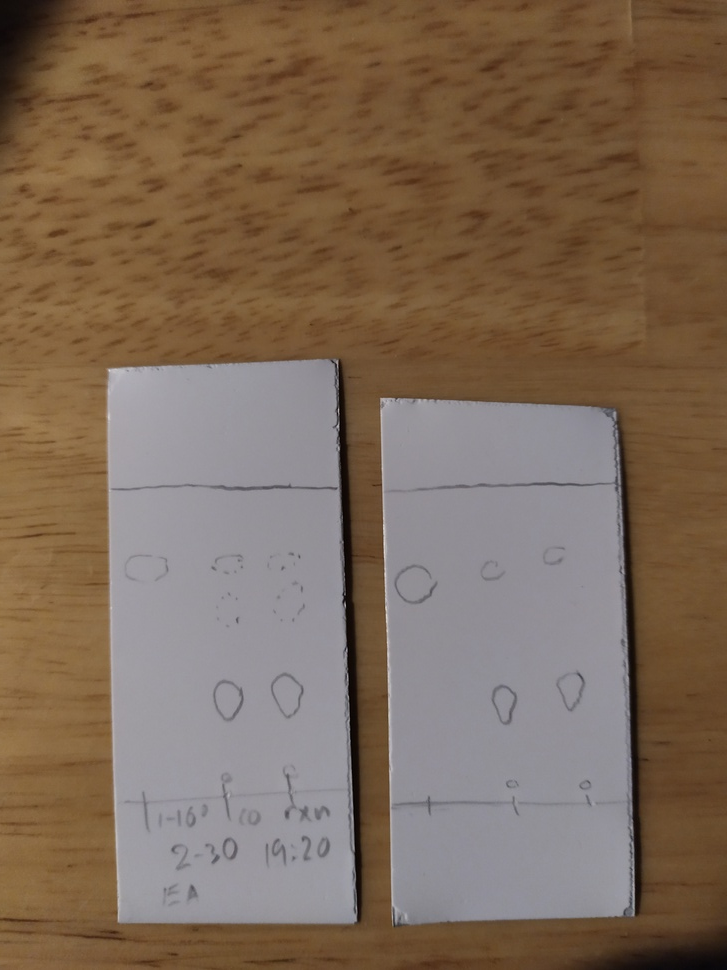
#> input picture dataset_original/IMG_20220729_193709.jpg, 727 x 970 px, shrunk from 3000 x 4000 before the run; its folder holds only this picture in this run
$ python -i calibration.py   (imports and definitions only)
#> lines starting #> are read from the running program, lines starting #| are printed output that depends on the picture
### utils.py
"""
This module includes often used functions
"""

import cv2 as cv
import numpy as np
from scipy import optimize
import findLine as fl


# [5 lines left out: function imread, not called in this run]


def denoise(src, blur=3):
    """image processing, denoise on gray image"""
    blur = cv.medianBlur(src, blur)  # median blurring
    clahe = cv.createCLAHE(clipLimit=2.0, tileGridSize=(8, 8))  # hist-equalisation
    cl = clahe.apply(blur)
    kernel = np.ones((7, 7), np.uint8)
    opening = cv.morphologyEx(cl, op=cv.MORPH_OPEN, kernel=kernel)  # opening
    return opening


# [65 lines left out: functions binarize, mask, centre_cnt, fit_circle, not called in this run]

### calibration.py
"""
This module is for perspective correction for the uploaded image
"""

import cv2 as cv
import numpy as np
import utils
from scipy.spatial import distance as dist


def corner_st(im, n_grids=8):
    gray = cv.cvtColor(im, cv.COLOR_BGR2GRAY)
    gray = utils.denoise(gray)
    h, w = gray.shape
    mask = np.ones(gray.shape, np.uint8)
    h_lim = [int(h / n_grids), int(h * (n_grids - 1) / n_grids)]
    w_lim = [int(w / n_grids), int(w * (n_grids - 1) / n_grids)]
    mask[h_lim[0]:h_lim[1], w_lim[0]:w_lim[1]] = 0

    corners = cv.goodFeaturesToTrack(image=gray, maxCorners=50, qualityLevel=0.1, minDistance=w / 2, mask=mask)
    corners = np.int0(corners)

    rect = cv.minAreaRect(corners)
    box = cv.boxPoints(rect)
    box = np.int0(box)

    return box


def order_points(pts):
    xSorted = pts[np.argsort(pts[:, 0]), :]
    leftMost = xSorted[:2, :]
    rightMost = xSorted[2:, :]
    leftMost = leftMost[np.argsort(leftMost[:, 1]), :]
    (tl, bl) = leftMost
    D = dist.cdist(tl[np.newaxis], rightMost, "euclidean")[0]
    (br, tr) = rightMost[np.argsort(D)[::-1], :]

    return np.array([tl, tr, br, bl], dtype="float32")


def transform(image, pts):
    rect = order_points(pts)
    (tl, tr, br, bl) = rect

    widthA = np.sqrt(((br[0] - bl[0]) ** 2) + ((br[1] - bl[1]) ** 2))
    widthB = np.sqrt(((tr[0] - tl[0]) ** 2) + ((tr[1] - tl[1]) ** 2))
    maxWidth = max(int(widthA), int(widthB))

    heightA = np.sqrt(((tr[0] - br[0]) ** 2) + ((tr[1] - br[1]) ** 2))
    heightB = np.sqrt(((tl[0] - bl[0]) ** 2) + ((tl[1] - bl[1]) ** 2))
    maxHeight = max(int(heightA), int(heightB))

    dst = np.array([
        [0, 0],
        [maxWidth - 1, 0],
        [maxWidth - 1, maxHeight - 1],
        [0, maxHeight - 1]], dtype="float32")

    M = cv.getPerspectiveTransform(rect, dst)
    calibrated = cv.warpPerspective(image, M, (maxWidth, maxHeight))

    return calibrated


def calibrate(im):
    pts = corner_st(im)
    return transform(im, pts)

>>> import cv2
>>> picture = cv2.imread('dataset_original/IMG_20220729_193709.jpg')
#> picture is the input picture: shape (970, 727, 3); mean B, G, R 88.4, 106, 126.4
>>> result = calibrate(picture)
#> in corner_st, `gray = cv.cvtColor(im, cv.COLOR_BGR2GRAY)`:
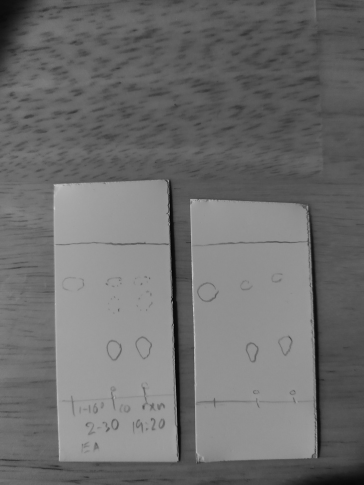
#> gray: shape (970, 727) (shown at 1/2 size); min 1, max 218, mean 110.1
#> in denoise, `cl = clahe.apply(blur)`:
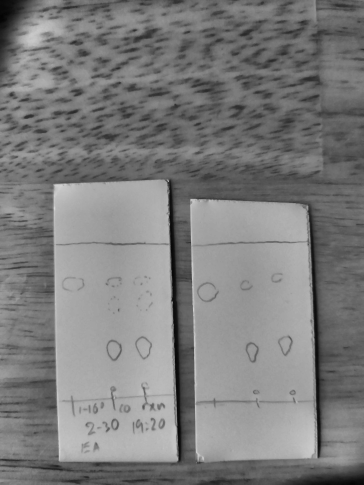
#> cl: shape (970, 727) (shown at 1/2 size); min 3, max 216, mean 125
#> in corner_st, `corners = cv.goodFeaturesToTrack(image=gray, maxCorners=50, qualityLev..`: corners = [[636, 915], [35, 313], [191, 885], [379, 63], [712, 449]]
#> in corner_st, `rect = cv.minAreaRect(corners)`: rect = ((410.2, 515.5), (617.4, 889.6), -15.26)
#> in corner_st, `box = cv.boxPoints(rect)`: box = [[229.4, 1025.9], [-4.65, 167.6], [591, 5.19], [825, 863.4]]
#> in corner_st, `box = np.int0(box)`: box = [[229, 1025], [-4, 167], [590, 5], [825, 863]]
#> in order_points, `xSorted = pts[np.argsort(pts[:, 0]), :]`: xSorted = [[-4, 167], [229, 1025], [590, 5], [825, 863]]
#> in order_points, `leftMost = xSorted[:2, :]`: leftMost = [[-4, 167], [229, 1025]]
#> in order_points, `rightMost = xSorted[2:, :]`: rightMost = [[590, 5], [825, 863]]
#> in order_points, `(tl, bl) = leftMost`: tl = [-4, 167]; bl = [229, 1025]
#> in order_points, `D = dist.cdist(tl[np.newaxis], rightMost, "euclidean")[0]`: D = [615.7, 1082.4]
#> in order_points, `(br, tr) = rightMost[np.argsort(D)[::-1], :]`: br = [825, 863]; tr = [590, 5]
#> in transform, `rect = order_points(pts)`: rect = [[-4, 167], [590, 5], [825, 863], [229, 1025]]
#> in transform, `(tl, tr, br, bl) = rect`: tl = [-4, 167]; tr = [590, 5]; br = [825, 863]; bl = [229, 1025]
#> in transform, `widthA = np.sqrt(((br[0] - bl[0]) ** 2) + ((br[1] - bl[1]) ** 2))`: widthA = 617.6
#> in transform, `widthB = np.sqrt(((tr[0] - tl[0]) ** 2) + ((tr[1] - tl[1]) ** 2))`: widthB = 615.7
#> in transform, `maxWidth = max(int(widthA), int(widthB))`: maxWidth = 617
#> in transform, `heightA = np.sqrt(((tr[0] - br[0]) ** 2) + ((tr[1] - br[1]) ** 2))`: heightA = 889.6
#> in transform, `heightB = np.sqrt(((tl[0] - bl[0]) ** 2) + ((tl[1] - bl[1]) ** 2))`: heightB = 889.1
#> in transform, `maxHeight = max(int(heightA), int(heightB))`: maxHeight = 889
#> in transform, `dst = np.array([ [0, 0], [maxWidth - 1, 0], [maxWidth - 1, maxHeight -..`: dst = [[0, 0], [616, 0], [616, 888], [0, 888]]
#> in transform, `M = cv.getPerspectiveTransform(rect, dst)`: M = [[0.967, -0.262, 47.7], [0.264, 0.967, -160.5], [1.85e-06, 3.15e-06, 1]]
#> in transform, `calibrated = cv.warpPerspective(image, M, (maxWidth, maxHeight))`:
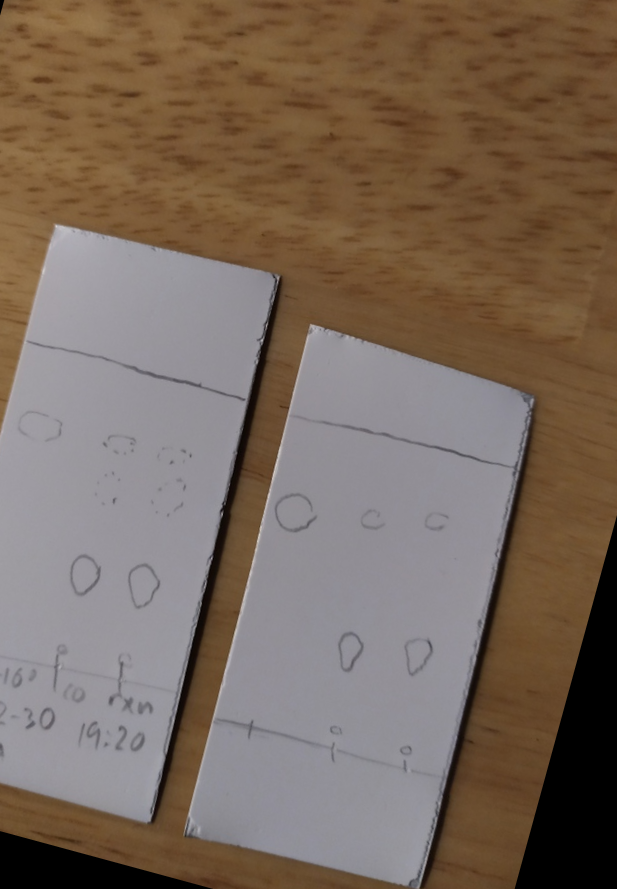
#> calibrated: shape (889, 617, 3); mean B, G, R 92.6, 105.4, 122.1

$ run again, on dataset_original/IMG_20220729_193947.jpg
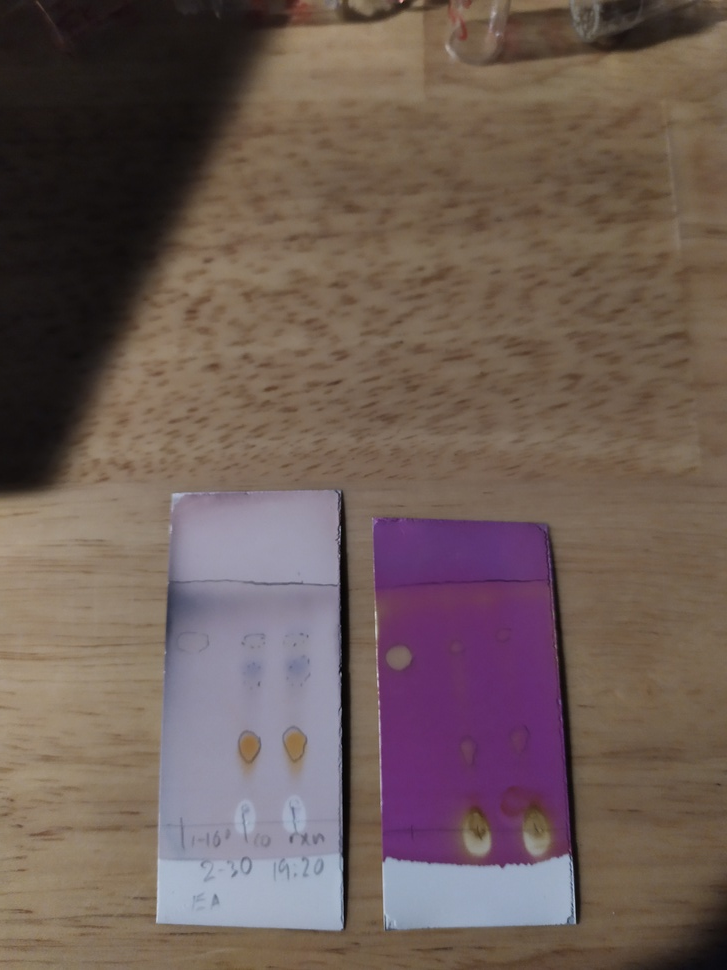
#> input picture dataset_original/IMG_20220729_193947.jpg, 727 x 970 px, shrunk from 3000 x 4000 before the run
#> picture is the input picture: shape (970, 727, 3); mean B, G, R 86.6, 92.6, 110.2
#> in denoise, `cl = clahe.apply(blur)`:
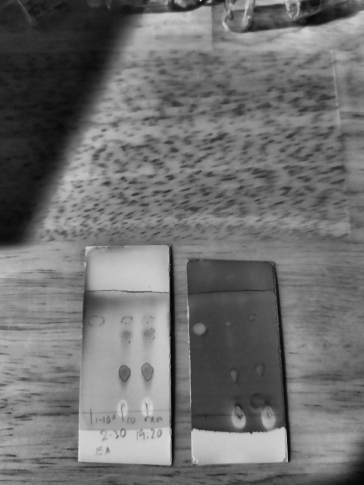
#> cl: shape (970, 727) (shown at 1/2 size); min 4, max 217, mean 111.7
#> corners = [[502, 866], [21, 826], [511, 9]]
#> in corner_st, `rect = cv.minAreaRect(corners)`: rect = ((265.8, 435), (857, 481.4), -89.4)
#> in corner_st, `box = cv.boxPoints(rect)`: box = [[502, 866], [20.63, 860.9], [29.63, 3.94], [511, 9]]
#> in corner_st, `box = np.int0(box)`: box = [[502, 866], [20, 860], [29, 3], [511, 8]]
#> xSorted = [[20, 860], [29, 3], [502, 866], [511, 8]]
#> in order_points, `leftMost = xSorted[:2, :]`: leftMost = [[20, 860], [29, 3]]
#> rightMost = [[502, 866], [511, 8]]
#> in order_points, `leftMost = leftMost[np.argsort(leftMost[:, 1]), :]`: leftMost = [[29, 3], [20, 860]]
#> in order_points, `(tl, bl) = leftMost`: tl = [29, 3]; bl = [20, 860]
#> D = [984.1, 482]
#> in order_points, `(br, tr) = rightMost[np.argsort(D)[::-1], :]`: br = [502, 866]; tr = [511, 8]
#> in transform, `rect = order_points(pts)`: rect = [[29, 3], [511, 8], [502, 866], [20, 860]]
#> in transform, `(tl, tr, br, bl) = rect`: tl = [29, 3]; tr = [511, 8]; br = [502, 866]; bl = [20, 860]
#> widthA = 482
#> heightA = 858
#> heightB = 857
#> maxHeight = 858
#> dst = [[0, 0], [481, 0], [481, 857], [0, 857]]
#> M = [[0.999, 0.0105, -29], [-0.0104, 1, -2.7], [2.42e-06, 5.08e-08, 1]]
#> in transform, `calibrated = cv.warpPerspective(image, M, (maxWidth, maxHeight))`:
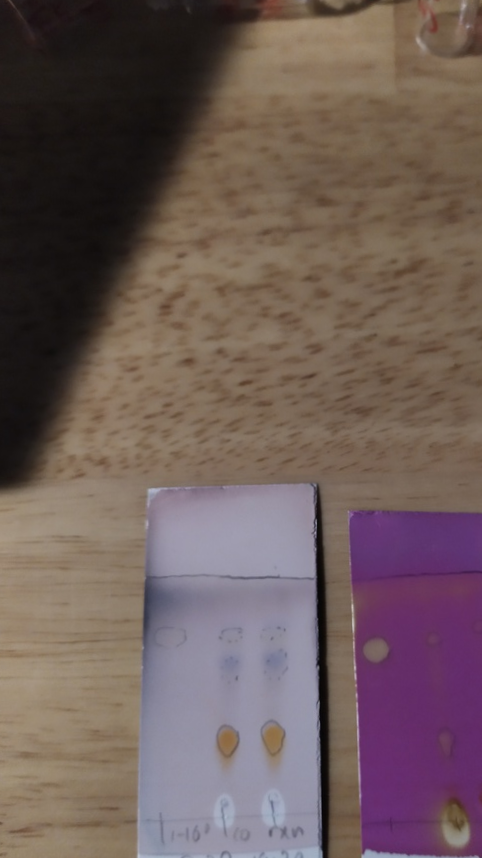
#> calibrated: shape (858, 482, 3); mean B, G, R 89.5, 92.4, 110.2

$ run again, on dataset_original/IMG_20220729_203825.jpg
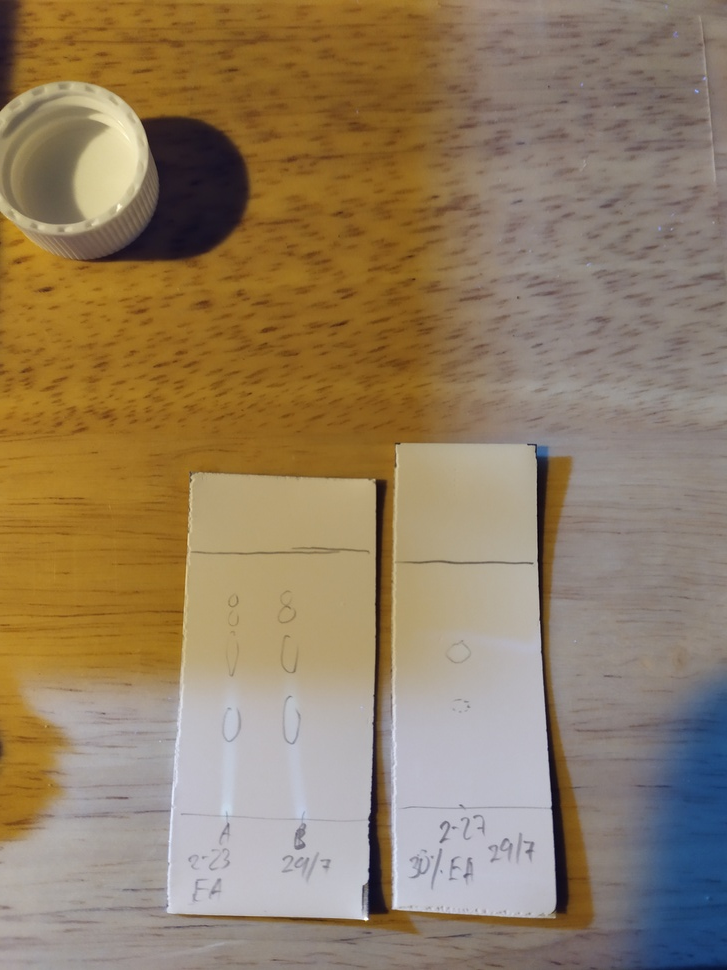
#> input picture dataset_original/IMG_20220729_203825.jpg, 727 x 970 px, shrunk from 3000 x 4000 before the run
#> picture is the input picture: shape (970, 727, 3); mean B, G, R 99.1, 126.2, 146.5
#> in denoise, `cl = clahe.apply(blur)`:
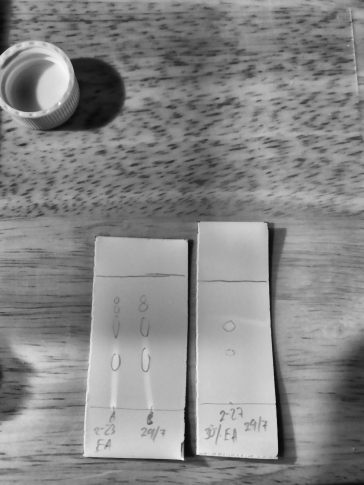
#> cl: shape (970, 727) (shown at 1/2 size); min 8, max 254, mean 135.5
#> corners = [[366, 918], [141, 119], [702, 42]]
#> in corner_st, `rect = cv.minAreaRect(corners)`: rect = ((302.3, 391.1), (938.2, 496.2), -69.02)
#> in corner_st, `box = cv.boxPoints(rect)`: box = [[366, 918], [-97.3, 740.3], [238.7, -135.7], [702, 42]]
#> in corner_st, `box = np.int0(box)`: box = [[366, 917], [-97, 740], [238, -135], [701, 41]]
#> xSorted = [[-97, 740], [238, -135], [366, 917], [701, 41]]
#> in order_points, `leftMost = xSorted[:2, :]`: leftMost = [[-97, 740], [238, -135]]
#> rightMost = [[366, 917], [701, 41]]
#> in order_points, `leftMost = leftMost[np.argsort(leftMost[:, 1]), :]`: leftMost = [[238, -135], [-97, 740]]
#> in order_points, `(tl, bl) = leftMost`: tl = [238, -135]; bl = [-97, 740]
#> D = [1059.8, 495.3]
#> in order_points, `(br, tr) = rightMost[np.argsort(D)[::-1], :]`: br = [366, 917]; tr = [701, 41]
#> in transform, `rect = order_points(pts)`: rect = [[238, -135], [701, 41], [366, 917], [-97, 740]]
#> in transform, `(tl, tr, br, bl) = rect`: tl = [238, -135]; tr = [701, 41]; br = [366, 917]; bl = [-97, 740]
#> widthA = 495.7
#> widthB = 495.3
#> maxWidth = 495
#> heightA = 937.9
#> heightB = 936.9
#> maxHeight = 937
#> dst = [[0, 0], [494, 0], [494, 936], [0, 936]]
#> M = [[0.933, 0.357, -173.7], [-0.355, 0.935, 210.7], [1.61e-06, 1.44e-06, 1]]
#> in transform, `calibrated = cv.warpPerspective(image, M, (maxWidth, maxHeight))`:
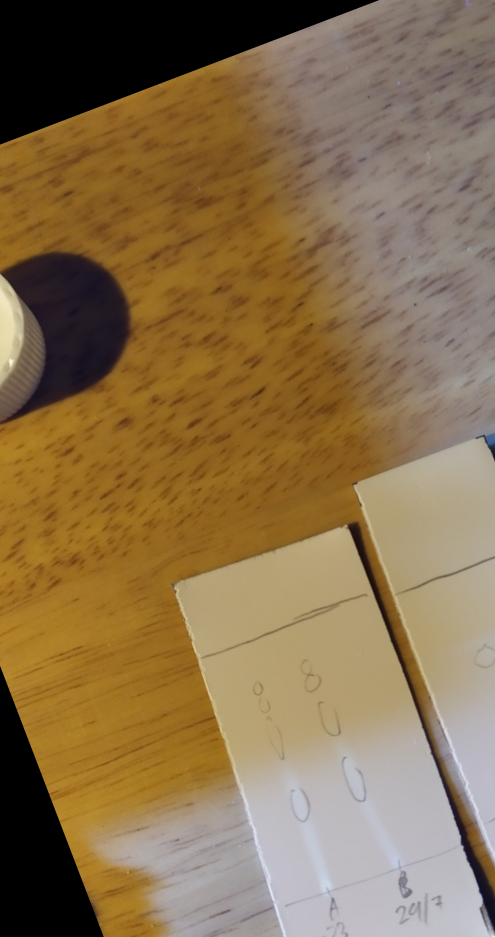
#> calibrated: shape (937, 495, 3); mean B, G, R 76.9, 112.3, 136.9
